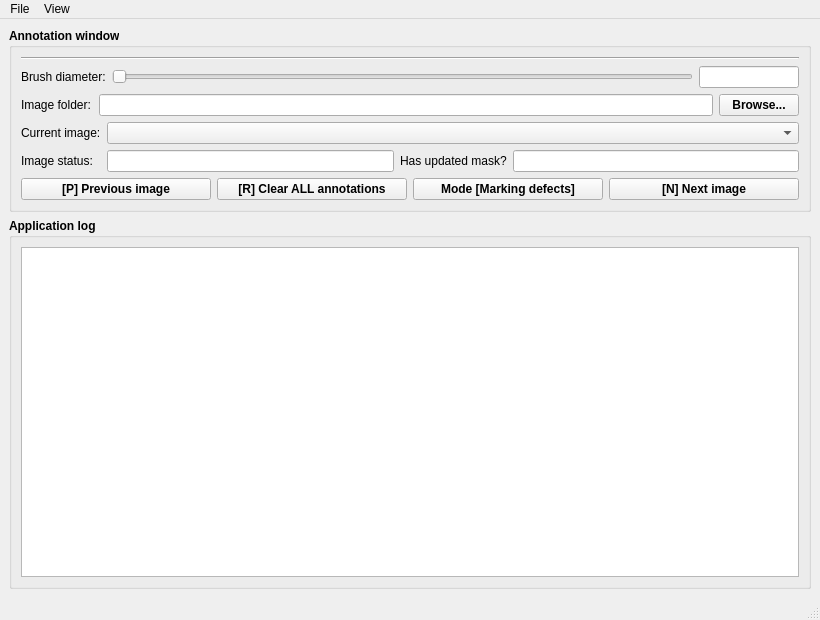
<?xml version="1.0" encoding="UTF-8"?>
<ui version="4.0">
 <class>DATMantMainWindow</class>
 <widget class="QMainWindow" name="DATMantMainWindow">
  <property name="geometry">
   <rect>
    <x>0</x>
    <y>0</y>
    <width>820</width>
    <height>620</height>
   </rect>
  </property>
  <property name="minimumSize">
   <size>
    <width>820</width>
    <height>620</height>
   </size>
  </property>
  <property name="windowTitle">
   <string>DATM annotation tool</string>
  </property>
  <widget class="QWidget" name="centralwidget">
   <layout class="QVBoxLayout" name="verticalLayout_2">
    <item>
     <widget class="QGroupBox" name="gbAnnotWindow">
      <property name="font">
       <font>
        <weight>75</weight>
        <bold>true</bold>
       </font>
      </property>
      <property name="title">
       <string>Annotation window</string>
      </property>
      <layout class="QVBoxLayout" name="verticalLayout_8">
       <item>
        <layout class="QHBoxLayout" name="horizontalLayout_3">
         <property name="sizeConstraint">
          <enum>QLayout::SetDefaultConstraint</enum>
         </property>
         <item>
          <layout class="QVBoxLayout" name="figThinFigure"/>
         </item>
        </layout>
       </item>
       <item>
        <widget class="Line" name="line">
         <property name="orientation">
          <enum>Qt::Horizontal</enum>
         </property>
        </widget>
       </item>
       <item>
        <layout class="QHBoxLayout" name="horizontalLayout_2">
         <item>
          <widget class="QLabel" name="label_2">
           <property name="font">
            <font>
             <weight>50</weight>
             <bold>false</bold>
            </font>
           </property>
           <property name="text">
            <string>Brush diameter:</string>
           </property>
          </widget>
         </item>
         <item>
          <widget class="QSlider" name="sldBrushDiameter">
           <property name="orientation">
            <enum>Qt::Horizontal</enum>
           </property>
          </widget>
         </item>
         <item>
          <widget class="QLineEdit" name="txtBrushDiameter">
           <property name="maximumSize">
            <size>
             <width>100</width>
             <height>16777215</height>
            </size>
           </property>
           <property name="font">
            <font>
             <weight>50</weight>
             <bold>false</bold>
            </font>
           </property>
           <property name="readOnly">
            <bool>true</bool>
           </property>
          </widget>
         </item>
        </layout>
       </item>
       <item>
        <layout class="QHBoxLayout" name="horizontalLayout">
         <item>
          <widget class="QLabel" name="label_7">
           <property name="minimumSize">
            <size>
             <width>72</width>
             <height>0</height>
            </size>
           </property>
           <property name="maximumSize">
            <size>
             <width>72</width>
             <height>16777215</height>
            </size>
           </property>
           <property name="font">
            <font>
             <weight>50</weight>
             <bold>false</bold>
            </font>
           </property>
           <property name="text">
            <string>Image folder:</string>
           </property>
          </widget>
         </item>
         <item>
          <widget class="QLineEdit" name="txtImageDir">
           <property name="font">
            <font>
             <weight>50</weight>
             <bold>false</bold>
            </font>
           </property>
           <property name="readOnly">
            <bool>true</bool>
           </property>
          </widget>
         </item>
         <item>
          <widget class="QPushButton" name="btnBrowseImageDir">
           <property name="text">
            <string>Browse...</string>
           </property>
          </widget>
         </item>
        </layout>
       </item>
       <item>
        <layout class="QVBoxLayout" name="verticalLayout">
         <item>
          <layout class="QGridLayout" name="gridLayout">
           <item row="2" column="2" colspan="3">
            <widget class="QComboBox" name="lstImages">
             <property name="font">
              <font>
               <weight>50</weight>
               <bold>false</bold>
              </font>
             </property>
            </widget>
           </item>
           <item row="3" column="3">
            <widget class="QLabel" name="label">
             <property name="font">
              <font>
               <weight>50</weight>
               <bold>false</bold>
              </font>
             </property>
             <property name="text">
              <string>Has updated mask?</string>
             </property>
             <property name="textFormat">
              <enum>Qt::PlainText</enum>
             </property>
            </widget>
           </item>
           <item row="3" column="2">
            <widget class="QLineEdit" name="txtImageStatus">
             <property name="font">
              <font>
               <weight>50</weight>
               <bold>false</bold>
              </font>
             </property>
             <property name="readOnly">
              <bool>true</bool>
             </property>
            </widget>
           </item>
           <item row="3" column="0">
            <widget class="QLabel" name="label_14">
             <property name="font">
              <font>
               <weight>50</weight>
               <bold>false</bold>
              </font>
             </property>
             <property name="text">
              <string>Image status:</string>
             </property>
            </widget>
           </item>
           <item row="2" column="0">
            <widget class="QLabel" name="label_15">
             <property name="font">
              <font>
               <weight>50</weight>
               <bold>false</bold>
              </font>
             </property>
             <property name="text">
              <string>Current image:</string>
             </property>
            </widget>
           </item>
           <item row="3" column="4">
            <widget class="QLineEdit" name="txtImageHasDefectMask">
             <property name="font">
              <font>
               <weight>50</weight>
               <bold>false</bold>
              </font>
             </property>
             <property name="readOnly">
              <bool>true</bool>
             </property>
            </widget>
           </item>
          </layout>
         </item>
        </layout>
       </item>
       <item>
        <layout class="QHBoxLayout" name="horizontalLayout_4">
         <item>
          <widget class="QPushButton" name="btnPrev">
           <property name="text">
            <string>[P] Previous image</string>
           </property>
           <property name="shortcut">
            <string>P</string>
           </property>
          </widget>
         </item>
         <item>
          <widget class="QPushButton" name="btnClear">
           <property name="text">
            <string>[R] Clear ALL annotations</string>
           </property>
           <property name="shortcut">
            <string>R</string>
           </property>
          </widget>
         </item>
         <item>
          <widget class="QPushButton" name="btnMode">
           <property name="text">
            <string>Mode [Marking defects]</string>
           </property>
           <property name="shortcut">
            <string>M</string>
           </property>
          </widget>
         </item>
         <item>
          <widget class="QPushButton" name="btnNext">
           <property name="text">
            <string>[N] Next image</string>
           </property>
           <property name="shortcut">
            <string>N</string>
           </property>
          </widget>
         </item>
        </layout>
       </item>
      </layout>
     </widget>
    </item>
    <item>
     <widget class="QGroupBox" name="gbApplicationLog">
      <property name="font">
       <font>
        <weight>75</weight>
        <bold>true</bold>
       </font>
      </property>
      <property name="title">
       <string>Application log</string>
      </property>
      <layout class="QVBoxLayout" name="verticalLayout_3">
       <item>
        <widget class="QTextEdit" name="txtConsole">
         <property name="font">
          <font>
           <weight>50</weight>
           <bold>false</bold>
          </font>
         </property>
        </widget>
       </item>
      </layout>
     </widget>
    </item>
   </layout>
  </widget>
  <widget class="QMenuBar" name="menubar">
   <property name="geometry">
    <rect>
     <x>0</x>
     <y>0</y>
     <width>820</width>
     <height>21</height>
    </rect>
   </property>
   <widget class="QMenu" name="menuFile">
    <property name="title">
     <string>File</string>
    </property>
    <addaction name="actionSave_current_annotations"/>
   </widget>
   <widget class="QMenu" name="menuView">
    <property name="title">
     <string>View</string>
    </property>
    <addaction name="actionLoad_marked_image"/>
    <addaction name="separator"/>
    <addaction name="actionLog"/>
   </widget>
   <addaction name="menuFile"/>
   <addaction name="menuView"/>
  </widget>
  <widget class="QStatusBar" name="statusbar"/>
  <action name="actionLog">
   <property name="checkable">
    <bool>true</bool>
   </property>
   <property name="text">
    <string>Log</string>
   </property>
  </action>
  <action name="actionRefresh_data_file">
   <property name="text">
    <string>Refresh data file</string>
   </property>
  </action>
  <action name="actionRefresh_predictor">
   <property name="text">
    <string>Refresh predictor</string>
   </property>
  </action>
  <action name="actionSave_current_annotations">
   <property name="text">
    <string>Save current annotations</string>
   </property>
  </action>
  <action name="actionLoad_marked_image">
   <property name="checkable">
    <bool>true</bool>
   </property>
   <property name="checked">
    <bool>true</bool>
   </property>
   <property name="text">
    <string>Load marked image</string>
   </property>
  </action>
 </widget>
 <resources/>
 <connections/>
</ui>
